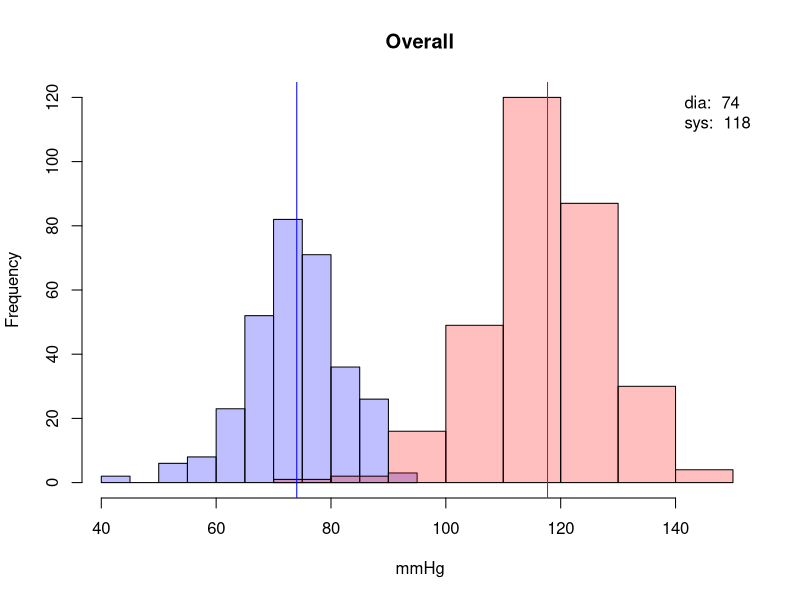
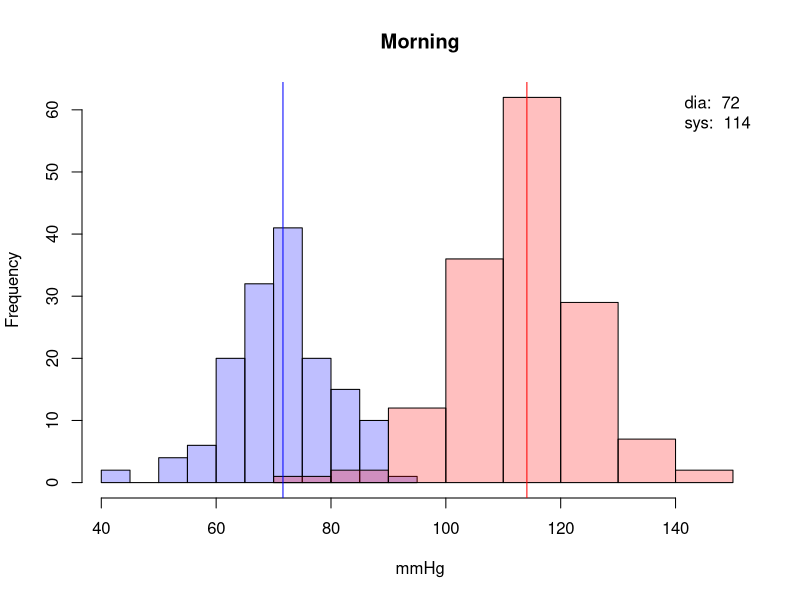
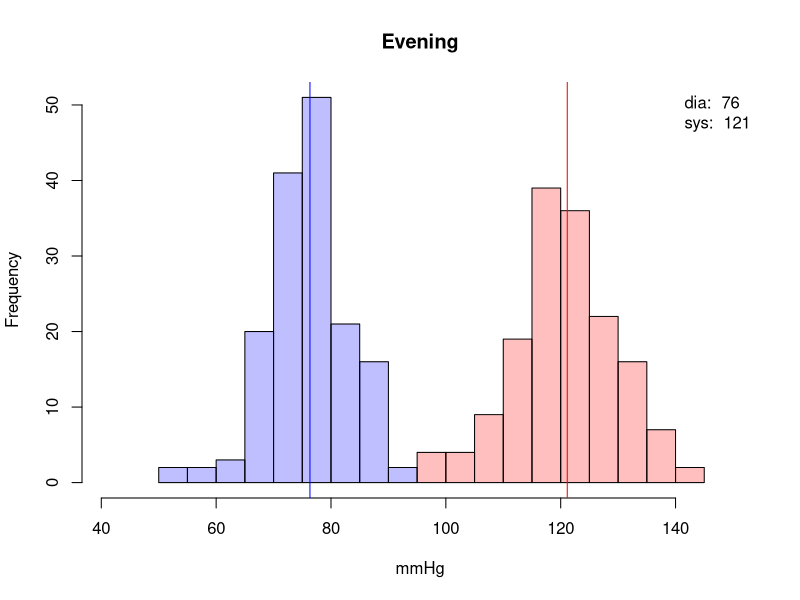
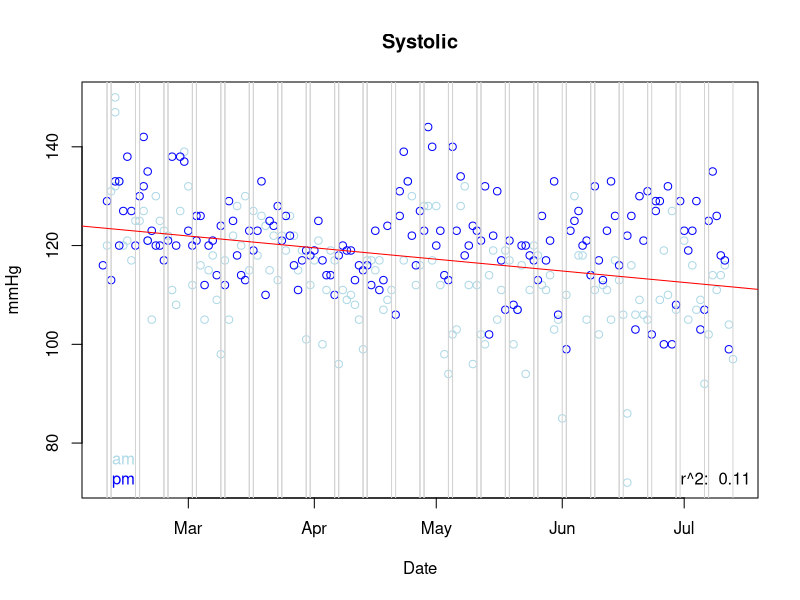
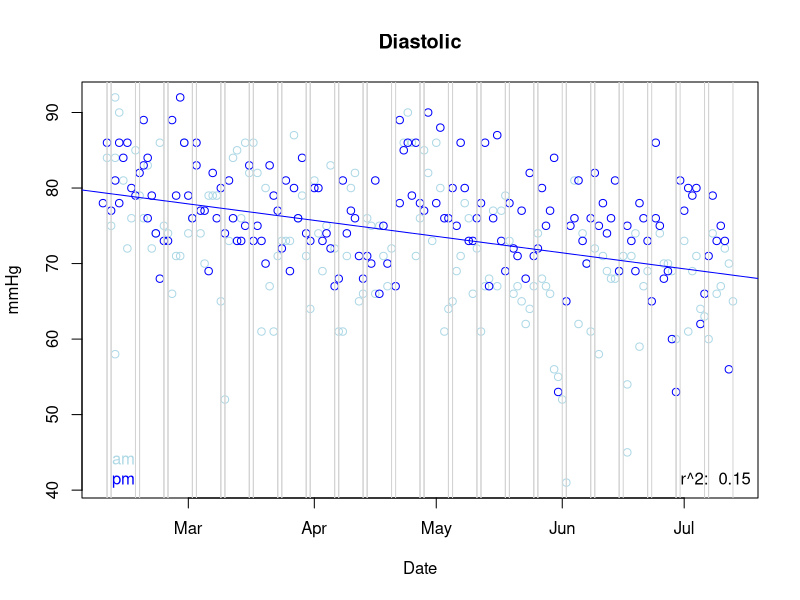
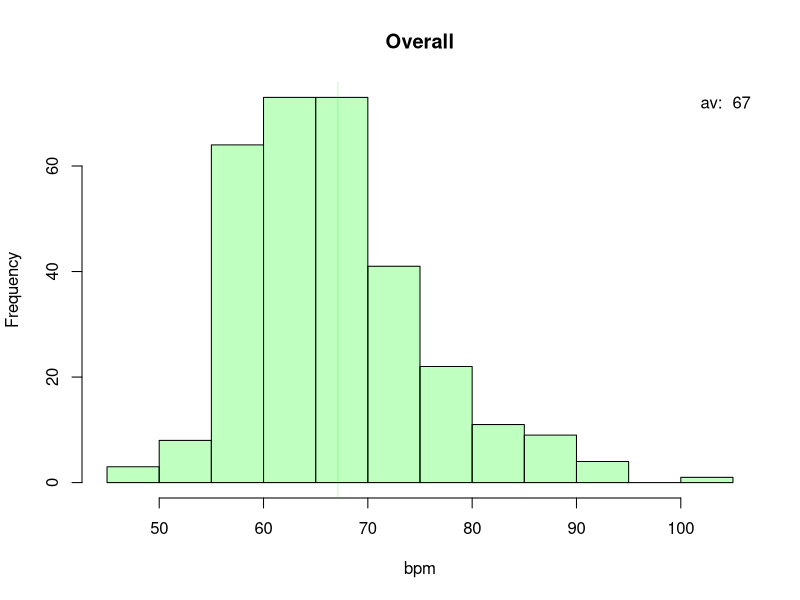
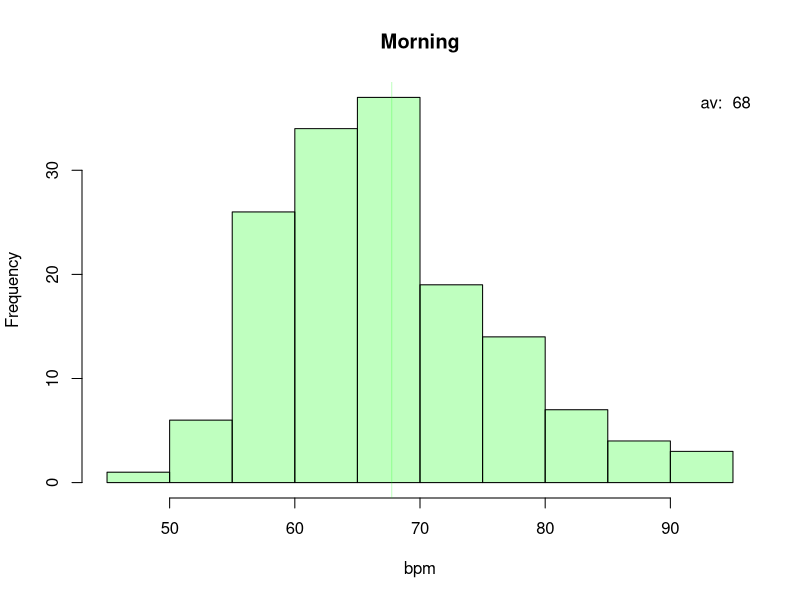
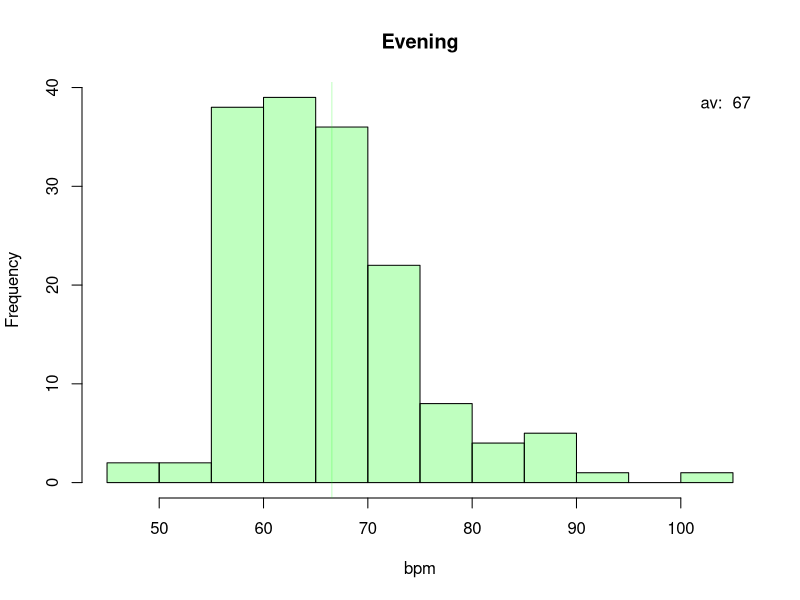

Generate these figures, in order, with R:
## ---- chunk 1
library(lubridate)
## ---- chunk 2
bp <- read.csv(file="bp.csv", header=TRUE, sep=",")
bp$datetime <- paste(bp$date, bp$time)
am <- hour(bp$datetime) < 12
pm <- hour(bp$datetime) >= 12
dates <- as.Date(bp$datetime)
mp <- c(min(bp$dia), max(bp$sys))
cdia <- rgb(0,0,1,1/4)
csys <- rgb(1,0,0,1/4)
cpul <- rgb(0,1,0,1/4)
## ---- chunk 3
plot.blood.pressure <- function(bp, title) {
  hsys <- hist(bp$sys, breaks=10, plot=F)
  hdia <- hist(bp$dia, breaks=10, plot=F)
  mc <- c(0, max(c(hsys$counts, hdia$counts)))
  plot(hdia, col=cdia, xlim=mp, ylim=mc, main = title, xlab = "mmHg")
  plot(hsys, col=csys, xlim=mp, ylim=mc, add=T)
  mdia <- mean(bp$dia)
  msys <- mean(bp$sys)
  abline(v=c(msys, mdia), col=c("red","blue"))
  legend("topright", bty="n", legend=c(paste("dia: ", format(mdia, digits=2)), paste("sys: ", format(msys, digits=2))))
}
## ---- chunk 4
plot.blood.pressure(bp, "Overall")
## ---- chunk 5
plot.blood.pressure(bp[am,], "Morning")
## ---- chunk 6
plot.blood.pressure(bp[pm,], "Evening")
## ---- chunk 7
plot.dates <- function(dates, points, title, col) {
  cs <- c("lightblue", "blue")
  plot(dates[am], points[am], xlab="Date", ylab="mmHg", main=title, col=cs[1])
  points(dates[pm], points[pm], col=cs[2])
  abline(v=dates[wday(dates) %in% c(1,7)], col="lightgray")
  sd <- lm(points~dates)
  abline(sd, col=col)
  legend("bottomright", bty="n", legend=paste("r^2: ", format(summary(sd)$r.squared, digits=2)))
  legend("bottomleft", bty="n", legend=c("am", "pm"), text.col = cs, pt.bg=cs)
}
plot.dates(dates, bp$sys, "Systolic", "red")
plot.dates(dates, bp$dia, "Diastolic", "blue")
## ---- chunk 8
plot.pulse <- function(pulse, c, title) {
  hpul <- hist(pulse, breaks=10, plot=F)
  plot(hpul, col=c, main = title, xlab = "bpm")
  m <- mean(pulse)
  abline(v=m, col=c)
  legend("topright", bty="n", legend=paste("av: ", format(m, digits=2)))
}
plot.pulse(bp$pul, cpul, "Overall")
## ---- chunk 9
plot.pulse(bp[am,]$pul, cpul, "Morning")
## ---- chunk 10
plot.pulse(bp[pm,]$pul, cpul, "Evening")
## ---- chunk 11
plot.dates(dates, bp$pul, "Pulse", "green")
## ---- chunk 12
plot(bp$dia, bp$sys, xlab = "Diastolic", ylab="Systolic")
msd <- lm(bp$sys~bp$dia)
abline(msd)
legend("bottomright", bty="n", legend=paste("r^2: ", format(summary(msd)$r.squared, digits=2)))
